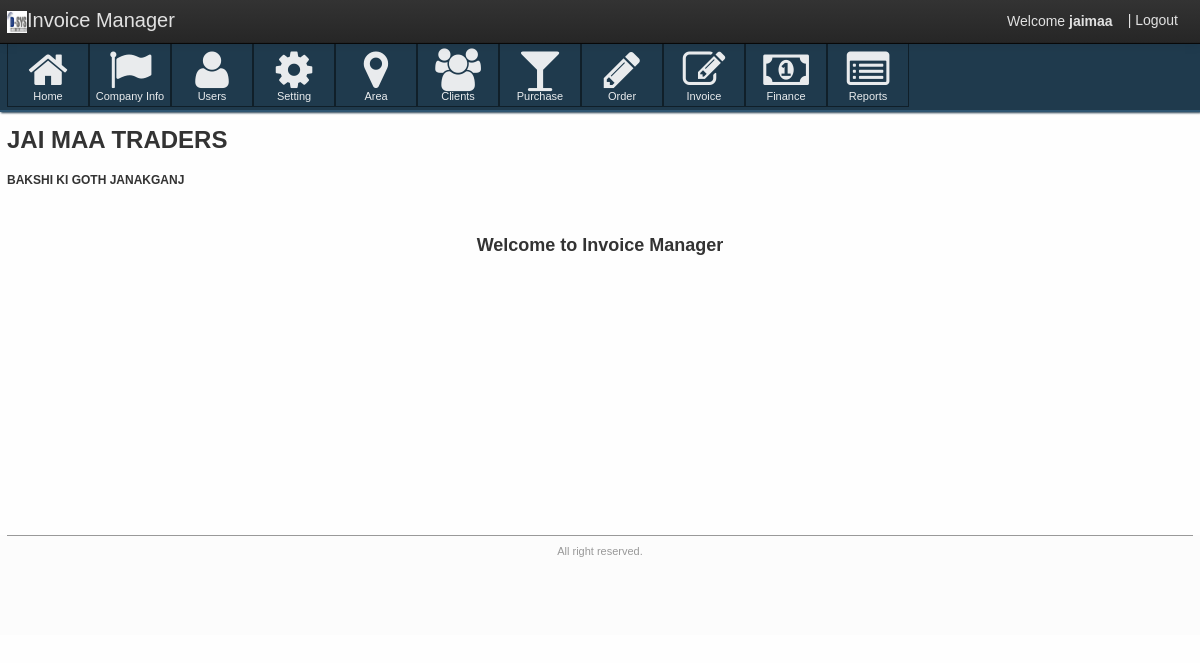
The app's page /JAIGST/dashboard.php (signed in) with its own data.
### tables this page shows
CREATE TABLE `company_profile` (
  `company_id` bigint(100) NOT NULL,
  `company_name` varchar(100) NOT NULL,
  `address` varchar(50) NOT NULL,
  `city` varchar(50) NOT NULL,
  `state` varchar(50) NOT NULL,
  `country` varchar(50) NOT NULL,
  `pin` varchar(50) NOT NULL,
  `contact` varchar(50) NOT NULL,
  `mobile` varchar(50) NOT NULL,
  `mail` varchar(50) NOT NULL,
  `wesite` varchar(50) NOT NULL,
  `PAN` varchar(50) NOT NULL,
  `TIN` varchar(50) NOT NULL,
  `ST` varchar(50) NOT NULL,
  `CST` varchar(50) NOT NULL
);

### JAIGST/dashboard.php (the view, shortened to what this page needs)
<?php
if(isset($_SESSION['login']) && $_SESSION['type']=='Admin')
{
?>
<!DOCTYPE html>
<html lang="en">
<head>
    <link href="css/customize-template.css" type="text/css" media="screen, projection" rel="stylesheet" />
</head>
    <body>
    <div class="navbar navbar-fixed-top">
        <div class="navbar-inner">
            <div class="container">
                <a href="#" class="brand"><img src="images/Dsys Logo.png" width="20px" height="20px" />Invoice Manager</a>
                <div id="app-nav-top-bar" class="nav-collapse">
                   <ul class="nav pull-right">
					<li style="margin-top: 11px;">
						Welcome <strong><?php echo $_SESSION['UserName'] ?> </strong>
					</li>
                        <li>
                            <a href="signout.php">| Logout</a>
                        </li>
                    </ul>
                </div>
            </div>
        </div>
    </div>
        <?php
        	$res=mysql_query("select * from company_profile");
			if(mysql_num_rows($res)<1)
			{
			?>
<div class="box">
	<div class="box-header">
		<i class="icon-print"></i>
	</div>
    <div class="container">
                            <section class="content-header">
                                <h3>
                                    Add New Company
                                </h3>
                             </section>
                        </div>
	<div class="box-content">
		<section id="my-account-security-form" class="page container">
			<form action="" name="company_profile" class="form-horizontal" method="post">
				<div class="container">
					<div class="row">
						<div id="acct-password-row" class="span7">
							<fieldset>
								<legend>Company Detail</legend><br>
									<div class="control-group ">
										<label class="control-label">Company Name: </label>
											<div class="controls">
												<input id="company_name" name="company_name" class="span4" type="text" value="" autocomplete="false" required>
											</div>
									</div>
									<div class="control-group ">
										<label class="control-label">Address</label>
											<div class="controls">
												<input id="address" name="address" class="span4" type="text" value="" autocomplete="false" required>
											</div>
									</div>
									<div class="control-group ">
										<label class="control-label">City</label>
											<div class="controls">
												<input id="city" name="city" class="span4" type="text" value="" autocomplete="false" required>
											</div>
									</div>
									<div class="control-group ">
										<label class="control-label">State</label>
											<div class="controls">
												<input id="state" name="state" class="span4" type="text" value="" autocomplete="false" required>
											</div>
									</div>
									<div class="control-group ">
										<label class="control-label">Country</label>
											<div class="controls">
												<input id="country" name="country" class="span4" type="text" value="" autocomplete="false" required>
											</div>
									</div>
									<div class="control-group ">
										<label class="control-label">Pin</label>
											<div class="controls">
												<input id="pin" name="pin" class="span4" type="text" value="" autocomplete="false" required>
											</div>
									</div>
									<div class="control-group ">
										<label class="control-label">Telephone</label>
											<div class="controls">
												<input id="contact" name="contact" class="span4" type="text" value="" autocomplete="false" required>
											</div>
									</div>
									<div class="control-group ">
										<label class="control-label">Mobile</label>
											<div class="controls">
												<input id="mobile" name="mobile" class="span4" type="text" value="" autocomplete="false" required>
											</div>
									</div>
									<div class="control-group ">
										<label class="control-label">Mail ID</label>
											<div class="controls">
												<input id="mail" name="mail" class="span4" type="text" value="" autocomplete="false" required>
											</div>
									</div>
									<div class="control-group ">
										<label class="control-label">Web Site</label>
											<div class="controls">
												<input id="website" name="website" class="span4" type="text" value="" autocomplete="false" required>
											</div>
									</div>
                                    </fieldset>
                                    </div>
                                    <div id="acct-verify-row" class="span9">
							<fieldset>
								<legend>Tax Details</legend><br>
									<div class="control-group ">
										<label class="control-label">PAN No</label>
											<div class="controls">
												<input id="pan" name="pan" class="span4" type="text" value="" autocomplete="false">
											</div>
									</div>
									<div class="control-group ">
										<label class="control-label">Tin No.</label>
											<div class="controls">
												<input id="tin" name="tin" class="span4" type="text" value="" autocomplete="false">
											</div>
									</div>
									<div class="control-group ">
										<label class="control-label">Service Tax</label>
											<div class="controls">
												<input id="st" name="st" class="span4" type="text" value="" autocomplete="false">
											</div>
									</div>
									<div class="control-group ">
										<label class="control-label">CST No. </label>
											<div class="controls">
												<input id="cst" name="cst" class="span4" type="text" value="" autocomplete="false">
											</div>
									</div>
							</fieldset>
						</div>
					</div>
					<footer id="submit-actions" class="form-actions">
						<input type="submit" name="submit" value="Save" class="btn btn-primary" />
						<input type="reset" name="reset" value="Reset" class="btn btn-primary" />
					</footer>
				</div>
		</form>
	</section>
	</div>
</div>
        <?php
				}
				else{
		?>
    <div id="body-container">
        <div id="body-content">
            <div class="body-nav body-nav-horizontal body-nav-fixed">
                <div class="container">
                   			<?php include'menu.php'; ?>
                </div>
            </div>
			<section class="page container">
			    <section id="my-account-security-form" class="page container">
                        <div class="container">
                            <section class="content-header">
                                    <?php
                                    	$res=mysql_query("select * from company_profile");
										while($r=mysql_fetch_array($res))
										{
											echo "<h3>".$r[1]."</h3>";
											echo "<h6>".$r[2]."</h6>";
										}
									?>
                             </section>
                        </div>
                       <div class="row" style="margin-top: 25px;">
            				<div class="span16" align="center">
                            	<h4>Welcome to Invoice Manager</h4>
							</div>
                         </div>
                </section>
			</section>
		</div>
    </div>
    <?php }  ?>
    <p>&nbsp;</p>
    <p>&nbsp;</p>
    <p>&nbsp;</p>
    <p>&nbsp;</p>
    <p>&nbsp;</p>
    <p>&nbsp;</p>
    <p>&nbsp;</p>
    <p>&nbsp;</p>
    <p>&nbsp;</p>
    <footer class="application-footer">
        <div class="container">
            <div class="disclaimer">
                <p> All right reserved.</p>
            </div>
        </div>
    </footer>
	</body>
</html>
<?php
}
else
{header('location:signout.php');}
?>

### JAIGST/dashboard.php (style rules this page uses)
#body-content { padding-bottom: 0px !important; }
.application-footer { margin-top: 0px !important; }
#body-container { height: auto; min-height: 0% !important; }

### records on screen
company_profile: company_name "JAI MAA TRADERS", address "BAKSHI KI GOTH JANAKGANJ"

### other values on screen
$_SESSION['UserName'] "jaimaa"
